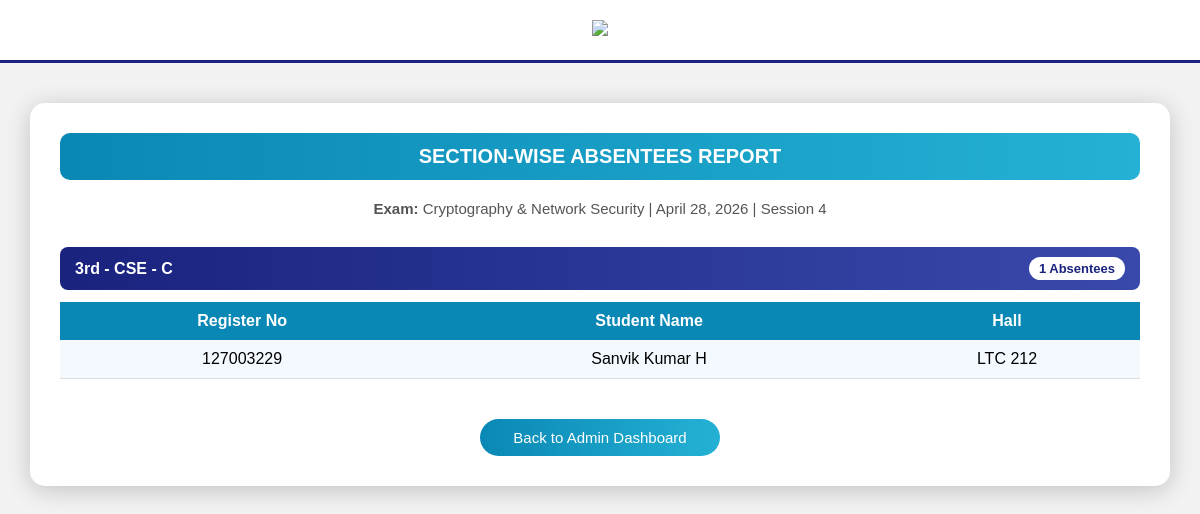
/section-absentees/1/ (signed in), run on the app's committed database.
### exam/models.py (models this page shows, shortened)
class Exam(models.Model):
    SESSION_CHOICES = [
        ('Session 1', 'Session 1'),
        ('Session 2', 'Session 2'),
        ('Session 3', 'Session 3'),
        ('Session 4', 'Session 4'),
    ]
    subject = models.CharField(max_length=100)
    date = models.DateField()
    session = models.CharField(max_length=20, choices=SESSION_CHOICES)
    start_time = models.TimeField(null=True, blank=True)

class Section(models.Model):
    section_name = models.CharField(max_length=10)
    year = models.ForeignKey(Year, on_delete=models.CASCADE)
    branch = models.ForeignKey(Branch, on_delete=models.CASCADE)
    def __str__(self):
        return f"{self.year} - {self.branch} - {self.section_name}"

class Year(models.Model):
    year_name = models.CharField(max_length=20)
    def __str__(self):
        return self.year_name

class Branch(models.Model):
    branch_name = models.CharField(max_length=50)
    def __str__(self):
        return self.branch_name

class Student(models.Model):
    reg_no = models.CharField(max_length=20)
    name = models.CharField(max_length=100)
    year = models.ForeignKey(Year, on_delete=models.CASCADE)
    branch = models.ForeignKey(Branch, on_delete=models.CASCADE)
    section = models.ForeignKey(Section, on_delete=models.CASCADE)
    exam = models.ForeignKey(Exam, on_delete=models.CASCADE)
    hall = models.ForeignKey(Hall, on_delete=models.CASCADE)
    class Meta:
        ordering = ['reg_no']

class Hall(models.Model):
    hall_no = models.CharField(max_length=20, unique=True)

### exam/views.py (the view)
# urls.py: path('section-absentees/<int:exam_id>/', views.section_wise_absentees, name='section_absentees'),
@staff_member_required
def section_wise_absentees(request, exam_id):
    exam = get_object_or_404(Exam, id=exam_id)
    sections = Section.objects.all()
    section_data = {}
    for section in sections:
        absentees = Attendance.objects.filter(
            student__section=section,
            student__exam=exam,
            status="Absent"
        ).select_related('student', 'student__hall')
        if absentees.exists():
            section_data[section] = [
                record.student for record in absentees
            ]
    return render(request, 'exam/section_absentees.html', {
        'section_data': section_data,
        'exam': exam
    })

### exam/templates/exam/section_absentees.html (shortened to what this page needs)
<!DOCTYPE html>
<html>
<head>
</head>
<body>
<div class="header">
    <img src="https://webstream.sastra.edu/sastrapwi/images/SASTRA-New-Logo.png">
</div>
<div class="container">
    <div class="title-bar">
        SECTION-WISE ABSENTEES REPORT
    </div>
    <div class="exam-info">
        <strong>Exam:</strong> {{ exam.subject }} |
        {{ exam.date }} |
        {{ exam.session }}
    </div>
    {% for section, students in section_data.items %}
        <div class="section-block">
            <div class="section-header">
                {{ section }}
                <span class="badge">
                    {{ students|length }} Absentees
                </span>
            </div>
            <table>
                <tr>
                    <th>Register No</th>
                    <th>Student Name</th>
                    <th>Hall</th>
                </tr>
                {% for student in students %}
                <tr>
                    <td>{{ student.reg_no }}</td>
                    <td>{{ student.name }}</td>
                    <td>{{ student.hall.hall_no }}</td>
                </tr>
                {% endfor %}
            </table>
        </div>
    {% empty %}
        <div class="no-data">
            No absentees for this exam.
        </div>
    {% endfor %}
    <a href="{% url 'admin_dashboard' %}" class="back-btn">
        Back to Admin Dashboard
    </a>
</div>
</body>
</html>

### exam/templates/exam/section_absentees.html (style rules this page uses)
body { margin: 0; font-family: Arial, Helvetica, sans-serif; background: #f2f2f2; }
.header { text-align: center; padding: 20px; background: white; position: relative; border-bottom: 3px solid #1a237e; }
.header img { width: 450px; }
.container { width: 90%; margin: 40px auto; background: white; padding: 30px; border-radius: 15px; box-shadow: 0px 4px 25px rgba(0,0,0,0.2); }
.title-bar { background: linear-gradient(to right, #0a88b5, #24b1d4); color: white; padding: 12px; border-radius: 10px; text-align: center; font-weight: bold; font-size: 20px; margin-bottom: 20px; }
.exam-info { text-align: center; margin-bottom: 30px; font-size: 15px; color: #555; }
.section-block { margin-bottom: 40px; }
.section-header { background: linear-gradient(to right, #1a237e, #3949ab); color: white; padding: 10px 15px; border-radius: 8px; font-weight: bold; display: flex; justify-content: space-between; align-items: center; }
.badge { background: white; color: #1a237e; padding: 4px 10px; border-radius: 15px; font-size: 13px; font-weight: bold; }
table { width: 100%; border-collapse: collapse; margin-top: 12px; }
th { background: #0a88b5; color: white; padding: 10px; text-align: center; }
td { padding: 10px; text-align: center; border-bottom: 1px solid #ddd; }
tr:nth-child(even) { background-color: #f4f9ff; }
.back-btn { display: block; width: 220px; margin: 30px auto 0 auto; text-align: center; padding: 10px; background: linear-gradient(to right, #0a88b5, #24b1d4); color: white; text-decoration: none; border-radius: 25px; font-size: 15px; }

### data on the page
Exam: subject "Cryptography & Network Security", date "April 28, 2026", session "Session 4"
Section: year+branch+section_name "3rd - CSE - C", students "1"
Student: reg_no "127003229", name "Sanvik Kumar H", hall.hall_no "LTC 212"
